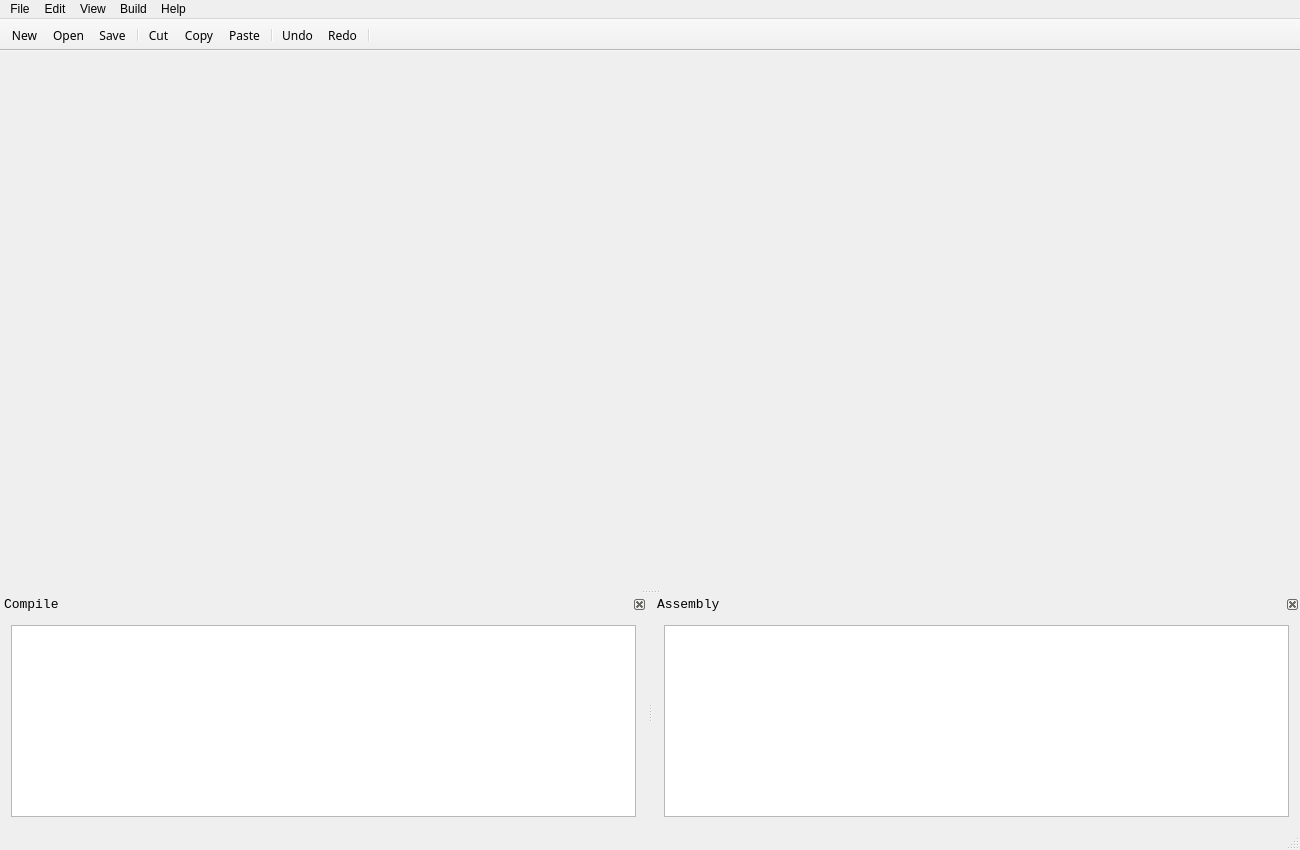
<?xml version="1.0" encoding="UTF-8"?>
<ui version="4.0">
 <class>MainWindow</class>
 <widget class="QMainWindow" name="MainWindow">
  <property name="geometry">
   <rect>
    <x>0</x>
    <y>0</y>
    <width>1300</width>
    <height>850</height>
   </rect>
  </property>
  <property name="windowTitle">
   <string>SEU IDE</string>
  </property>
  <property name="windowIcon">
   <iconset resource="img.qrc">
    <normaloff>:/img/img/logo.png</normaloff>:/img/img/logo.png</iconset>
  </property>
  <property name="tabShape">
   <enum>QTabWidget::Rounded</enum>
  </property>
  <widget class="QWidget" name="centralWidget">
   <layout class="QGridLayout" name="gridLayout"/>
  </widget>
  <widget class="QMenuBar" name="menuBar">
   <property name="geometry">
    <rect>
     <x>0</x>
     <y>0</y>
     <width>1300</width>
     <height>26</height>
    </rect>
   </property>
   <widget class="QMenu" name="menu">
    <property name="title">
     <string>File</string>
    </property>
    <addaction name="actionNew"/>
    <addaction name="actionOpen"/>
    <addaction name="actionSave"/>
    <addaction name="separator"/>
    <addaction name="actionSave_As"/>
    <addaction name="separator"/>
    <addaction name="actionExit"/>
   </widget>
   <widget class="QMenu" name="menu_2">
    <property name="title">
     <string>Edit</string>
    </property>
    <addaction name="actionUndo"/>
    <addaction name="actionRedo"/>
    <addaction name="separator"/>
    <addaction name="actionCut"/>
    <addaction name="actionCopy"/>
    <addaction name="actionPaste"/>
    <addaction name="separator"/>
    <addaction name="actionSelect_All"/>
    <addaction name="separator"/>
    <addaction name="actionFind"/>
    <addaction name="actionReplace"/>
   </widget>
   <widget class="QMenu" name="menu_4">
    <property name="title">
     <string>Build</string>
    </property>
    <widget class="QMenu" name="menuAssembly">
     <property name="title">
      <string>Assembly</string>
     </property>
     <addaction name="actionAssemblyNew"/>
     <addaction name="actionAssemblyAppend"/>
    </widget>
    <addaction name="actionCompile"/>
    <addaction name="menuAssembly"/>
   </widget>
   <widget class="QMenu" name="menu_5">
    <property name="title">
     <string>Help</string>
    </property>
    <addaction name="actionAbout_seu_IDE"/>
   </widget>
   <widget class="QMenu" name="menu_3">
    <property name="title">
     <string>View</string>
    </property>
    <addaction name="actionCompileOutPut"/>
    <addaction name="actionAssemblyOutPut"/>
   </widget>
   <addaction name="menu"/>
   <addaction name="menu_2"/>
   <addaction name="menu_3"/>
   <addaction name="menu_4"/>
   <addaction name="menu_5"/>
  </widget>
  <widget class="QToolBar" name="mainToolBar">
   <property name="sizePolicy">
    <sizepolicy hsizetype="Preferred" vsizetype="Expanding">
     <horstretch>0</horstretch>
     <verstretch>0</verstretch>
    </sizepolicy>
   </property>
   <property name="font">
    <font>
     <family>Agency FB</family>
     <pointsize>9</pointsize>
    </font>
   </property>
   <property name="movable">
    <bool>false</bool>
   </property>
   <property name="iconSize">
    <size>
     <width>25</width>
     <height>25</height>
    </size>
   </property>
   <attribute name="toolBarArea">
    <enum>TopToolBarArea</enum>
   </attribute>
   <attribute name="toolBarBreak">
    <bool>false</bool>
   </attribute>
   <addaction name="actionNew"/>
   <addaction name="actionOpen"/>
   <addaction name="actionSave"/>
   <addaction name="separator"/>
   <addaction name="actionCut"/>
   <addaction name="actionCopy"/>
   <addaction name="actionPaste"/>
   <addaction name="separator"/>
   <addaction name="actionUndo"/>
   <addaction name="actionRedo"/>
   <addaction name="separator"/>
  </widget>
  <widget class="QStatusBar" name="statusBar"/>
  <widget class="QDockWidget" name="dockWidgetCompile">
   <property name="font">
    <font>
     <family>Consolas</family>
     <pointsize>10</pointsize>
     <weight>50</weight>
     <italic>false</italic>
     <bold>false</bold>
    </font>
   </property>
   <property name="styleSheet">
    <string notr="true">font: 10pt &quot;Consolas&quot;;</string>
   </property>
   <property name="features">
    <set>QDockWidget::DockWidgetClosable|QDockWidget::DockWidgetMovable</set>
   </property>
   <property name="windowTitle">
    <string>Compile</string>
   </property>
   <attribute name="dockWidgetArea">
    <number>8</number>
   </attribute>
   <widget class="QWidget" name="widgetCompileContents">
    <layout class="QGridLayout" name="gridLayout_4">
     <item row="0" column="0">
      <widget class="QTextEdit" name="textEditCompileOutput">
       <property name="font">
        <font>
         <family>Consolas</family>
         <pointsize>10</pointsize>
         <weight>50</weight>
         <italic>false</italic>
         <bold>false</bold>
        </font>
       </property>
       <property name="textInteractionFlags">
        <set>Qt::TextSelectableByKeyboard|Qt::TextSelectableByMouse</set>
       </property>
      </widget>
     </item>
    </layout>
   </widget>
  </widget>
  <widget class="QDockWidget" name="dockWidgetAssembly">
   <property name="font">
    <font>
     <family>Consolas</family>
     <pointsize>10</pointsize>
    </font>
   </property>
   <property name="floating">
    <bool>false</bool>
   </property>
   <property name="features">
    <set>QDockWidget::DockWidgetClosable|QDockWidget::DockWidgetMovable</set>
   </property>
   <property name="windowTitle">
    <string>Assembly</string>
   </property>
   <attribute name="dockWidgetArea">
    <number>8</number>
   </attribute>
   <widget class="QWidget" name="widgetAssemblyContents">
    <layout class="QGridLayout" name="gridLayout_2">
     <item row="0" column="0">
      <widget class="QTextEdit" name="textEditAssemblyOutput">
       <property name="font">
        <font>
         <family>Consolas</family>
         <pointsize>10</pointsize>
         <weight>50</weight>
         <bold>false</bold>
        </font>
       </property>
       <property name="undoRedoEnabled">
        <bool>false</bool>
       </property>
       <property name="textInteractionFlags">
        <set>Qt::TextSelectableByKeyboard|Qt::TextSelectableByMouse</set>
       </property>
      </widget>
     </item>
    </layout>
   </widget>
  </widget>
  <action name="actionNew">
   <property name="icon">
    <iconset resource="img.qrc">
     <normaloff>:/img/img/new.png</normaloff>:/img/img/new.png</iconset>
   </property>
   <property name="text">
    <string>New</string>
   </property>
   <property name="shortcut">
    <string>Ctrl+N</string>
   </property>
  </action>
  <action name="actionOpen">
   <property name="icon">
    <iconset resource="img.qrc">
     <normaloff>:/img/img/open.png</normaloff>:/img/img/open.png</iconset>
   </property>
   <property name="text">
    <string>Open</string>
   </property>
   <property name="shortcut">
    <string>Ctrl+O</string>
   </property>
  </action>
  <action name="actionSave">
   <property name="icon">
    <iconset resource="img.qrc">
     <normaloff>:/img/img/save.png</normaloff>:/img/img/save.png</iconset>
   </property>
   <property name="text">
    <string>Save</string>
   </property>
   <property name="shortcut">
    <string>Ctrl+S</string>
   </property>
  </action>
  <action name="actionExit">
   <property name="icon">
    <iconset resource="img.qrc">
     <normaloff>:/img/img/exit.png</normaloff>:/img/img/exit.png</iconset>
   </property>
   <property name="text">
    <string>Exit</string>
   </property>
   <property name="shortcut">
    <string>Ctrl+E</string>
   </property>
  </action>
  <action name="actionUndo">
   <property name="icon">
    <iconset resource="img.qrc">
     <normaloff>:/img/img/undo.png</normaloff>:/img/img/undo.png</iconset>
   </property>
   <property name="text">
    <string>Undo</string>
   </property>
   <property name="shortcut">
    <string>Ctrl+Z</string>
   </property>
  </action>
  <action name="actionRedo">
   <property name="icon">
    <iconset resource="img.qrc">
     <normaloff>:/img/img/redo.png</normaloff>:/img/img/redo.png</iconset>
   </property>
   <property name="text">
    <string>Redo</string>
   </property>
   <property name="shortcut">
    <string>Ctrl+Y</string>
   </property>
  </action>
  <action name="actionCut">
   <property name="icon">
    <iconset resource="img.qrc">
     <normaloff>:/img/img/cut.png</normaloff>:/img/img/cut.png</iconset>
   </property>
   <property name="text">
    <string>Cut</string>
   </property>
   <property name="shortcut">
    <string>Ctrl+X</string>
   </property>
  </action>
  <action name="actionCopy">
   <property name="icon">
    <iconset resource="img.qrc">
     <normaloff>:/img/img/copy.png</normaloff>:/img/img/copy.png</iconset>
   </property>
   <property name="text">
    <string>Copy</string>
   </property>
   <property name="shortcut">
    <string>Ctrl+C</string>
   </property>
  </action>
  <action name="actionPaste">
   <property name="icon">
    <iconset resource="img.qrc">
     <normaloff>:/img/img/paste.png</normaloff>:/img/img/paste.png</iconset>
   </property>
   <property name="text">
    <string>Paste</string>
   </property>
   <property name="shortcut">
    <string>Ctrl+V</string>
   </property>
  </action>
  <action name="actionSelect_All">
   <property name="icon">
    <iconset resource="img.qrc">
     <normaloff>:/img/img/select_all.png</normaloff>:/img/img/select_all.png</iconset>
   </property>
   <property name="text">
    <string>Select All</string>
   </property>
   <property name="shortcut">
    <string>Ctrl+A</string>
   </property>
  </action>
  <action name="actionFind">
   <property name="icon">
    <iconset resource="img.qrc">
     <normaloff>:/img/img/find.png</normaloff>:/img/img/find.png</iconset>
   </property>
   <property name="text">
    <string>Find</string>
   </property>
   <property name="shortcut">
    <string>Ctrl+F</string>
   </property>
  </action>
  <action name="actionReplace">
   <property name="icon">
    <iconset resource="img.qrc">
     <normaloff>:/img/img/replace.png</normaloff>:/img/img/replace.png</iconset>
   </property>
   <property name="text">
    <string>Replace</string>
   </property>
   <property name="shortcut">
    <string>Ctrl+R</string>
   </property>
  </action>
  <action name="actionAbout_seu_IDE">
   <property name="text">
    <string>About SEU IDE</string>
   </property>
  </action>
  <action name="actionSave_As">
   <property name="text">
    <string>Save As</string>
   </property>
  </action>
  <action name="actionCompileOutPut">
   <property name="checkable">
    <bool>true</bool>
   </property>
   <property name="text">
    <string>CompileOutput</string>
   </property>
  </action>
  <action name="actionCompile">
   <property name="text">
    <string>Compile</string>
   </property>
   <property name="shortcut">
    <string>Ctrl+F5</string>
   </property>
  </action>
  <action name="actionAssemblyOutPut">
   <property name="checkable">
    <bool>true</bool>
   </property>
   <property name="checked">
    <bool>false</bool>
   </property>
   <property name="text">
    <string>AssemblyOutput</string>
   </property>
  </action>
  <action name="actionAssemblyNew">
   <property name="text">
    <string>new</string>
   </property>
   <property name="shortcut">
    <string>Ctrl+F9</string>
   </property>
  </action>
  <action name="actionAssemblyAppend">
   <property name="text">
    <string>Append</string>
   </property>
   <property name="shortcut">
    <string>Ctrl+F10</string>
   </property>
  </action>
 </widget>
 <layoutdefault spacing="6" margin="11"/>
 <resources>
  <include location="img.qrc"/>
 </resources>
 <connections>
  <connection>
   <sender>dockWidgetCompile</sender>
   <signal>visibilityChanged(bool)</signal>
   <receiver>actionCompileOutPut</receiver>
   <slot>setChecked(bool)</slot>
   <hints>
    <hint type="sourcelabel">
     <x>323</x>
     <y>702</y>
    </hint>
    <hint type="destinationlabel">
     <x>-1</x>
     <y>-1</y>
    </hint>
   </hints>
  </connection>
  <connection>
   <sender>dockWidgetAssembly</sender>
   <signal>visibilityChanged(bool)</signal>
   <receiver>actionAssemblyOutPut</receiver>
   <slot>setChecked(bool)</slot>
   <hints>
    <hint type="sourcelabel">
     <x>976</x>
     <y>702</y>
    </hint>
    <hint type="destinationlabel">
     <x>-1</x>
     <y>-1</y>
    </hint>
   </hints>
  </connection>
 </connections>
</ui>
